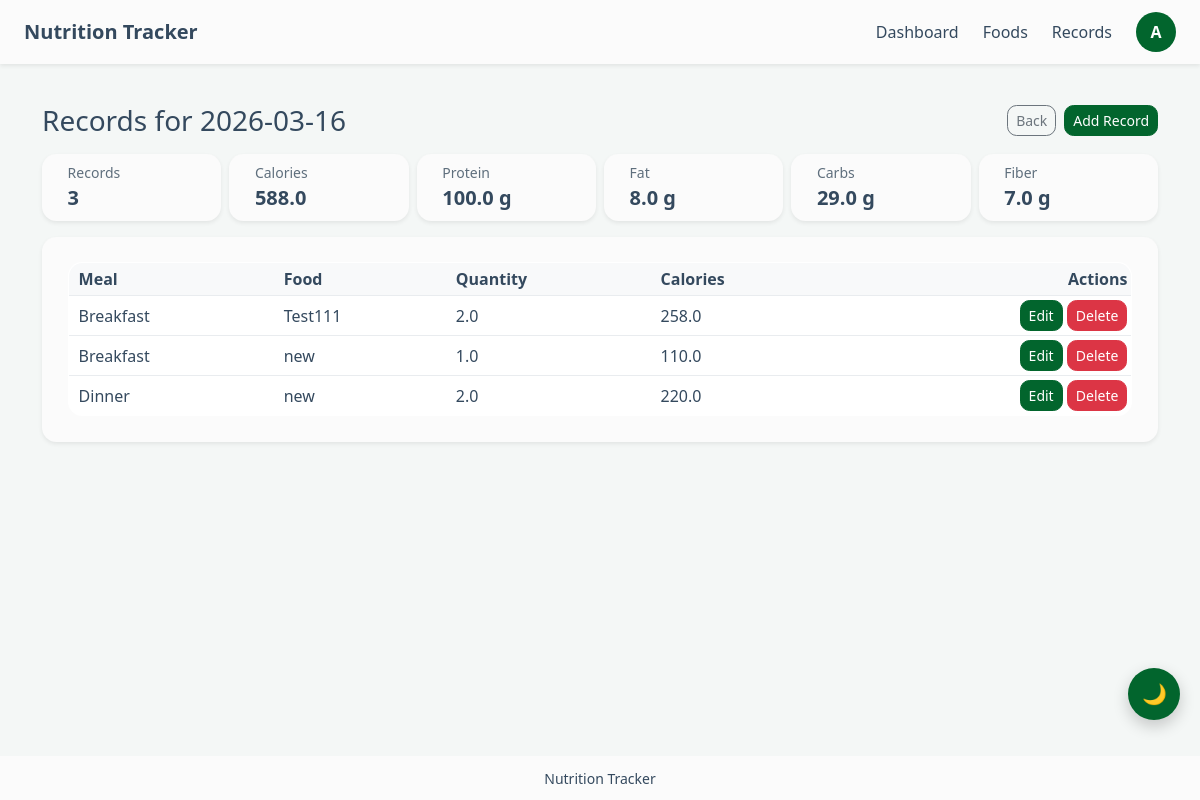
The page /records/2026-03-16/ (signed in) on the database its author committed.
### tracker/models.py (models this page shows, shortened)
class MealRecord(models.Model):
    MEAL_CHOICES = [
        ('breakfast', 'Breakfast'),
        ('lunch', 'Lunch'),
        ('dinner', 'Dinner'),
        ('snack', 'Snack'),
    ]
    user = models.ForeignKey(
        settings.AUTH_USER_MODEL,
        on_delete=models.CASCADE,
        related_name='meal_records'
    )
    meal_type = models.CharField(max_length=20, choices=MEAL_CHOICES, default='breakfast')
    quantity = models.FloatField(help_text='Multiplier based on the food unit, e.g. 1 serving or 1 x 100g')
    record_date = models.DateField()
    notes = models.CharField(max_length=255, blank=True)
    created_at = models.DateTimeField(auto_now_add=True)
    food_name = models.CharField(max_length=255)
    food_unit = models.CharField(max_length=50)
    food_calories = models.FloatField()
    food_protein = models.FloatField()
    food_fat = models.FloatField()
    food_carbohydrates = models.FloatField()
    food_fiber = models.FloatField()
    class Meta:
        ordering = ['-record_date', 'meal_type', '-created_at']
    @property
    def total_calories(self):
        return round(self.food_calories * self.quantity, 2)

### tracker/views.py (the view)
# urls.py: path('records/<str:record_date>/', views.record_day_detail, name='record_day_detail'),
@login_required
def record_day_detail(request, record_date):
    records = (
        MealRecord.objects
        .filter(user=request.user, record_date=record_date)
        .order_by('meal_type', 'id')
    )
    day_totals = records.aggregate(
        calories=Sum(F('food_calories') * F('quantity')),
        protein=Sum(F('food_protein') * F('quantity')),
        fat=Sum(F('food_fat') * F('quantity')),
        carbohydrates=Sum(F('food_carbohydrates') * F('quantity')),
        fiber=Sum(F('food_fiber') * F('quantity')),
        count=Count('id'),
    )
    context = {
        'record_date': record_date,
        'records': records,
        'totals': {
            'calories': round(day_totals['calories'] or 0, 2),
            'protein': round(day_totals['protein'] or 0, 2),
            'fat': round(day_totals['fat'] or 0, 2),
            'carbohydrates': round(day_totals['carbohydrates'] or 0, 2),
            'fiber': round(day_totals['fiber'] or 0, 2),
            'count': day_totals['count'] or 0,
        }
    }
    return render(request, 'tracker/record_day_detail.html', context)

### tracker/templates/tracker/record_day_detail.html (shortened to what this page needs)
{% extends 'tracker/base.html' %}
{% block content %}
<div class="d-flex flex-column gap-3">
    <section class="d-flex flex-column flex-md-row justify-content-between align-items-md-center gap-2">
        <div>
            <h1 class="h3 mb-0">Records for {{ record_date }}</h1>
        </div>
        <div class="d-flex gap-2">
            <a href="{% url 'record_list' %}" class="btn btn-outline-secondary btn-sm">Back</a>
            <button class="btn btn-primary btn-sm" type="button" onclick="openModal('{% url 'record_create' %}')">Add Record</button>
        </div>
    </section>
    <section>
        <div class="row g-2">
            <div class="col-6 col-md-4 col-xl-2">
                <div class="card shadow-sm border-0">
                    <div class="card-body py-2">
                        <div class="text-muted small">Records</div>
                        <div class="fs-5 fw-semibold">{{ totals.count }}</div>
                    </div>
                </div>
            </div>
            <div class="col-6 col-md-4 col-xl-2">
                <div class="card shadow-sm border-0">
                    <div class="card-body py-2">
                        <div class="text-muted small">Calories</div>
                        <div class="fs-5 fw-semibold">{{ totals.calories }}</div>
                    </div>
                </div>
            </div>
            <div class="col-6 col-md-4 col-xl-2">
                <div class="card shadow-sm border-0">
                    <div class="card-body py-2">
                        <div class="text-muted small">Protein</div>
                        <div class="fs-5 fw-semibold">{{ totals.protein }} g</div>
                    </div>
                </div>
            </div>
            <div class="col-6 col-md-4 col-xl-2">
                <div class="card shadow-sm border-0">
                    <div class="card-body py-2">
                        <div class="text-muted small">Fat</div>
                        <div class="fs-5 fw-semibold">{{ totals.fat }} g</div>
                    </div>
                </div>
            </div>
            <div class="col-6 col-md-4 col-xl-2">
                <div class="card shadow-sm border-0">
                    <div class="card-body py-2">
                        <div class="text-muted small">Carbs</div>
                        <div class="fs-5 fw-semibold">{{ totals.carbohydrates }} g</div>
                    </div>
                </div>
            </div>
            <div class="col-6 col-md-4 col-xl-2">
                <div class="card shadow-sm border-0">
                    <div class="card-body py-2">
                        <div class="text-muted small">Fiber</div>
                        <div class="fs-5 fw-semibold">{{ totals.fiber }} g</div>
                    </div>
                </div>
            </div>
        </div>
    </section>
    <section>
        <div class="card shadow-sm border-0">
            <div class="card-body">
                {% if records %}
                <div class="table-responsive">
                    <table class="table table-sm table-hover align-middle mb-0">
                        <thead>
                            <tr>
                                <th>Meal</th>
                                <th>Food</th>
                                <th>Quantity</th>
                                <th>Calories</th>
                                <th class="text-end">Actions</th>
                            </tr>
                        </thead>
                        <tbody>
                            {% for record in records %}
                            <tr>
                                <td>{{ record.get_meal_type_display }}</td>
                                <td>{{ record.food_name }}</td>
                                <td>{{ record.quantity }}</td>
                                <td>{{ record.total_calories }}</td>
                                <td class="text-end">
                                    <button class="btn btn-primary btn-sm" type="button"
                                            onclick="openModal('{% url 'record_edit' record.pk %}')">Edit</button>
                                    <button class="btn btn-danger btn-sm" type="button"
                                            onclick="openModal('{% url 'record_delete' record.pk %}')">Delete</button>
                                </td>
                            </tr>
                            {% endfor %}
                        </tbody>
                    </table>
                </div>
                {% else %}
                    <p class="text-muted mb-0">No records for this date.</p>
                {% endif %}
            </div>
        </div>
    </section>
</div>
{% endblock %}

### tracker/templates/tracker/base.html (shortened to what this page needs)
{% load static %}
<!DOCTYPE html>
<html lang="zh-CN">
<head>
    <link rel="stylesheet" href="{% static 'tracker/css/bootstrap.min.css' %}">
    <link rel="stylesheet" href="{% static 'tracker/css/common.css' %}">
</head>
<body>
<header class="site-header fixed-top">
    <nav class="navbar navbar-expand-lg shadow-sm site-navbar">
        <div class="container-fluid px-3 px-lg-4">
            <a class="navbar-brand fw-bold" href="{% url 'home' %}">
                Nutrition Tracker
            </a>
            {% if user.is_authenticated %}
                <div class="collapse navbar-collapse" id="mainNavbar">
                    <div class="navbar-nav ms-auto align-items-lg-center gap-lg-2">
                        {% if request.user.is_staff %}
                            <a class="nav-link" href="{% url 'admin_user_list' %}">User Management</a>
                        {% else %}
                            <a class="nav-link" href="{% url 'dashboard' %}">Dashboard</a>
                            <a class="nav-link" href="{% url 'food_list' %}">Foods</a>
                            <a class="nav-link" href="{% url 'record_list' %}">Records</a>
                        {% endif %}
                        <form action="{% url 'account' %}" method="post" class="ms-lg-2 mb-0">
                            <button class="btn p-0 border-0 bg-transparent" type="submit" title="User info" aria-label="User info">
                                <span class="avatar-circle">
                                    {{ request.user.username|default:'U'|first|upper }}
                                </span>
                            </button>
                        </form>
                    </div>
                </div>
            {% endif %}
        </div>
    </nav>
</header>
<main class="page-content">
    <div class="{% block main_container_class %}container py-4{% endblock %}">
        {% block content %}{% endblock %}
    </div>
</main>
<footer class="site-footer fixed-bottom">
    <div class="container text-center small py-2">
        Nutrition Tracker
    </div>
</footer>
<button id="themeToggle" class="theme-toggle" title="Toggle theme">
    🌙
</button>
</body>
</html>

### tracker/static/tracker/css/common.css (style rules this page uses)
:root { --header-height: 64px; --footer-height: 44px; --primary-color: #02652d; --primary-hover: #5da67d; --bg-color: #f4f7f6; --card-bg: #fbfbfb; --text-main: #34495e; --text-muted: #5f6f7d; --border-color: #e9ecef; --table-bg: #ffffff; --table-head: #f8f9fa; }
body { background: var(--bg-color); color: var(--text-main); }
body, .card, .navbar, .site-footer { transition: background 0.25s ease, color 0.25s ease; }
.navbar-brand { color: var(--text-main) !important; }
.nav-link { color: var(--text-main) !important; }
.page-content { min-height: calc(100vh - var(--header-height) - var(--footer-height)); padding-top: calc(var(--header-height) + 1rem); padding-bottom: calc(var(--footer-height) + 1rem); }
.site-header .navbar { min-height: var(--header-height); background: var(--card-bg); }
.site-footer { height: var(--footer-height); display: flex; align-items: center; background: var(--card-bg); }
.text-muted { color: var(--text-muted) !important; }
.card { border-radius: 0.9rem; border: none; background: var(--card-bg); color: var(--text-main) !important; box-shadow: 0 0.35rem 0.8rem rgba(0,0,0,0.05); }
.card .card-body { padding: 1.6rem; }
.table { --bs-table-bg: var(--table-bg); --bs-table-border-color: var(--border-color); --bs-table-hover-bg: rgba(0,0,0,0.04); border: 1px solid var(--border-color); background: var(--table-bg); color: var(--text-main); }
.table thead th { background: var(--table-head); color: var(--text-main); font-weight: 600; }
.table th, .table td { color: var(--text-main) !important; padding-left: 10px; }
.table, .list-group { border-radius: 0.9rem; overflow: hidden; }
.btn { border-radius: 0.6rem; }
.btn-primary { background: var(--primary-color); border-color: var(--primary-color); }
.avatar-circle { width: 40px; height: 40px; border-radius: 50%; background: var(--primary-color); color: white; display: flex; align-items: center; justify-content: center; font-weight: 700; transition: transform 0.12s ease, box-shadow 0.12s ease; }
.theme-toggle { position: fixed; right: 20px; bottom: 80px; width: 52px; height: 52px; border-radius: 50%; border: none; background: var(--primary-color); color: white; font-size: 20px; cursor: pointer; display: flex; align-items: center; justify-content: center; box-shadow: 0 6px 16px rgba(0,0,0,0.2); z-index: 1000; transition: transform 0.15s ease, box-shadow 0.15s ease, background 0.2s; }

### rows shown on the page
MealRecord: meal_type "Breakfast", food_name "Test111", quantity "2.0", total_calories "258.0"
MealRecord: meal_type "Breakfast", food_name "new", quantity "1.0", total_calories "110.0"
MealRecord: meal_type "Dinner", food_name "new", quantity "2.0", total_calories "220.0"

### other values the page prints
{{ request.user.username|default:'U'|first|upper }} "A"
{{ record_date }} "2026-03-16"
{{ totals.count }} "3"
{{ totals.calories }} "588.0"
{{ totals.protein }} "100.0"
{{ totals.fat }} "8.0"
{{ totals.carbohydrates }} "29.0"
{{ totals.fiber }} "7.0"
